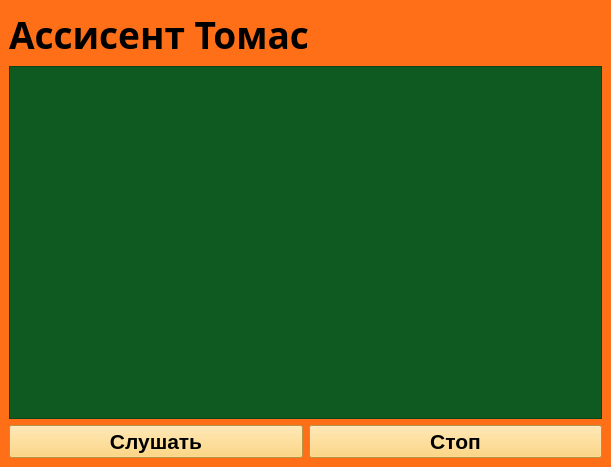
<?xml version="1.0" encoding="UTF-8"?>
<ui version="4.0">
 <class>MainWindow</class>
 <widget class="QMainWindow" name="MainWindow">
  <property name="geometry">
   <rect>
    <x>0</x>
    <y>0</y>
    <width>611</width>
    <height>467</height>
   </rect>
  </property>
  <property name="windowTitle">
   <string>Голосовой помощник</string>
  </property>
  <widget class="QWidget" name="centralwidget">
   <property name="styleSheet">
    <string notr="true">background-color: rgb(255, 111, 23);</string>
   </property>
   <layout class="QGridLayout" name="gridLayout">
    <item row="0" column="0" colspan="2">
     <widget class="QLabel" name="label">
      <property name="font">
       <font>
        <family>Yu Gothic UI Semibold</family>
        <pointsize>28</pointsize>
        <weight>75</weight>
        <bold>true</bold>
        <strikeout>false</strikeout>
       </font>
      </property>
      <property name="layoutDirection">
       <enum>Qt::LeftToRight</enum>
      </property>
      <property name="text">
       <string>Ассисент Томас</string>
      </property>
     </widget>
    </item>
    <item row="1" column="0" colspan="2">
     <widget class="QListWidget" name="console">
      <property name="styleSheet">
       <string notr="true">background-color: rgb(14, 90, 33);
color: rgb(255, 251, 181);</string>
      </property>
     </widget>
    </item>
    <item row="2" column="0">
     <widget class="QPushButton" name="btnStart">
      <property name="font">
       <font>
        <family>Yu Gothic UI</family>
        <pointsize>16</pointsize>
        <weight>75</weight>
        <bold>true</bold>
       </font>
      </property>
      <property name="styleSheet">
       <string notr="true">background-color: rgb(255, 206, 94);</string>
      </property>
      <property name="text">
       <string>Слушать</string>
      </property>
     </widget>
    </item>
    <item row="2" column="1">
     <widget class="QPushButton" name="btnStop">
      <property name="font">
       <font>
        <family>Yu Gothic UI</family>
        <pointsize>16</pointsize>
        <weight>75</weight>
        <bold>true</bold>
       </font>
      </property>
      <property name="styleSheet">
       <string notr="true">background-color: rgb(255, 206, 94);
border-color: rgb(85, 0, 0);</string>
      </property>
      <property name="text">
       <string>Стоп</string>
      </property>
     </widget>
    </item>
   </layout>
  </widget>
 </widget>
 <resources/>
 <connections/>
</ui>
